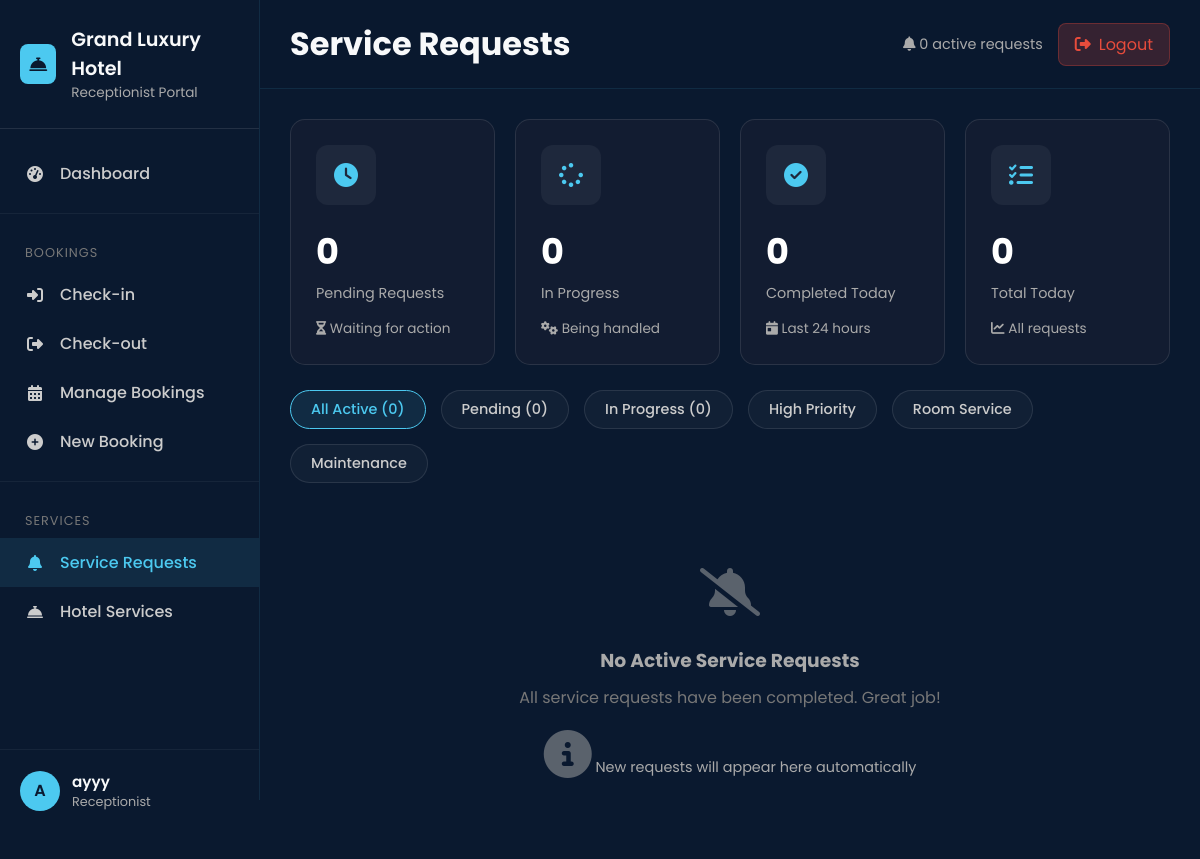
The page /receptionist/service-requests.php (signed in) on the database its author committed.
### tables this page shows
CREATE TABLE `settings` (
  `id` int(11) NOT NULL,
  `setting_key` varchar(100) NOT NULL,
  `setting_value` text DEFAULT NULL,
  `setting_group` varchar(50) DEFAULT 'general',
  `description` text DEFAULT NULL,
  `created_at` timestamp NOT NULL DEFAULT current_timestamp(),
  `updated_at` timestamp NOT NULL DEFAULT current_timestamp() ON UPDATE current_timestamp()
);

CREATE TABLE `users` (
  `id` int(11) NOT NULL,
  `username` varchar(50) NOT NULL,
  `password` varchar(255) NOT NULL,
  `email` varchar(100) NOT NULL,
  `full_name` varchar(100) DEFAULT NULL,
  `phone` varchar(20) DEFAULT NULL,
  `profile_picture` varchar(255) DEFAULT NULL,
  `role` enum('admin','receptionist','customer') DEFAULT 'customer',
  `status` enum('active','inactive','suspended') DEFAULT 'active',
  `created_at` timestamp NOT NULL DEFAULT current_timestamp(),
  `last_login` timestamp NULL DEFAULT NULL
);

### includes/config.php (called while the page is built, shortened)
<?php
try {
    $conn = new mysqli(DB_HOST, DB_USER, DB_PASS);
    $create_db = "CREATE DATABASE IF NOT EXISTS " . DB_NAME . " DEFAULT CHARACTER SET utf8mb4 COLLATE utf8mb4_general_ci";
    if ($conn->query($create_db) === TRUE) {
        $conn->select_db(DB_NAME);
    } else {
        die("Error creating database: " . $conn->error);
    }
    $conn->set_charset("utf8mb4");
} catch (Exception $e) {
    die("Database connection failed: " . $e->getMessage());
}
function getSetting($conn, $key) {
    $stmt = $conn->prepare("SELECT setting_value FROM settings WHERE setting_key = ?");
    if ($stmt) {
        $stmt->bind_param("s", $key);
        $stmt->execute();
        $result = $stmt->get_result();
        if ($row = $result->fetch_assoc()) {
            return $row['setting_value'];
        }
    }
    return '';
}
$hotel_name = getSetting($conn, 'hotel_name') ?: 'Grand Luxury Hotel';
?>

### receptionist/service-requests.php (the view, shortened to what this page needs)
<?php
require_once '../includes/config.php';
$user_id = $_SESSION['user_id'];
$page_title = 'Service Requests';
$receptionist_sql = "SELECT * FROM users WHERE id = ?";
$receptionist_stmt = $conn->prepare($receptionist_sql);
$receptionist_stmt->bind_param("i", $user_id);
$receptionist_stmt->execute();
$receptionist_result = $receptionist_stmt->get_result();
$receptionist = $receptionist_result->fetch_assoc();
$active_requests = [];
$stats_sql = "SELECT
    COUNT(*) as total,
    SUM(CASE WHEN status = 'pending' THEN 1 ELSE 0 END) as pending,
    SUM(CASE WHEN status = 'in_progress' THEN 1 ELSE 0 END) as in_progress,
    SUM(CASE WHEN status = 'completed' THEN 1 ELSE 0 END) as completed,
    SUM(CASE WHEN status = 'cancelled' THEN 1 ELSE 0 END) as cancelled
FROM service_requests
WHERE created_at >= DATE_SUB(NOW(), INTERVAL 24 HOUR)";
$stats_result = $conn->query($stats_sql);
$request_stats = $stats_result ? $stats_result->fetch_assoc() : [
    'total' => 0, 'pending' => 0, 'in_progress' => 0, 'completed' => 0, 'cancelled' => 0
];
?>
<!DOCTYPE html>
<html lang="id">
<head>
    <link rel="stylesheet" href="https://cdnjs.cloudflare.com/ajax/libs/font-awesome/6.4.0/css/all.min.css">
</head>
<body>
<div class="receptionist-wrapper">
    <aside class="sidebar">
        <div class="sidebar-header">
            <div class="sidebar-logo">
                <i class="fas fa-concierge-bell"></i>
            </div>
            <div class="sidebar-title">
                <h3><?= htmlspecialchars($hotel_name) ?></h3>
                <p>Receptionist Portal</p>
            </div>
        </div>
        <nav class="sidebar-nav">
            <a href="dashboard.php" class="nav-item">
                <i class="fas fa-tachometer-alt"></i>
                <span>Dashboard</span>
            </a>
            <div class="nav-divider"></div>
            <div class="nav-group">
                <p class="nav-label">BOOKINGS</p>
                <a href="checkin.php" class="nav-item">
                    <i class="fas fa-sign-in-alt"></i>
                    <span>Check-in</span>
                </a>
                <a href="checkout.php" class="nav-item">
                    <i class="fas fa-sign-out-alt"></i>
                    <span>Check-out</span>
                </a>
                <a href="bookings.php" class="nav-item">
                    <i class="fas fa-calendar-alt"></i>
                    <span>Manage Bookings</span>
                </a>
                <a href="new-booking.php" class="nav-item">
                    <i class="fas fa-plus-circle"></i>
                    <span>New Booking</span>
                </a>
            </div>
            <div class="nav-divider"></div>
            <div class="nav-group">
                <p class="nav-label">SERVICES</p>
                <a href="service-requests.php" class="nav-item active">
                    <i class="fas fa-bell"></i>
                    <span>Service Requests</span>
                </a>
                <a href="services.php" class="nav-item">
                    <i class="fas fa-concierge-bell"></i>
                    <span>Hotel Services</span>
                </a>
            </div>
        </nav>
        <div class="sidebar-footer">
            <div class="user-menu">
                <div class="user-avatar">
                    <?= strtoupper(substr($receptionist['full_name'] ?? $receptionist['username'], 0, 1)) ?>
                </div>
                <div class="user-info">
                    <div class="user-name"><?= htmlspecialchars($receptionist['full_name'] ?? $receptionist['username']) ?></div>
                    <div class="user-role"><?= ucfirst($receptionist['role']) ?></div>
                </div>
            </div>
        </div>
    </aside>
    <main class="main-content">
        <header class="top-header">
            <div class="header-left">
                <h1><?= htmlspecialchars($page_title) ?></h1>
            </div>
            <div class="header-right">
                <div style="display: flex; gap: 15px; align-items: center;">
                    <span style="color: #aaa; font-size: 0.9rem;">
                        <i class="fas fa-bell"></i>
                        <?= (int)$request_stats['pending'] + (int)$request_stats['in_progress'] ?> active requests
                    </span>
                    <a href="../logout.php" class="logout-btn">
                        <i class="fas fa-sign-out-alt"></i> Logout
                    </a>
                </div>
            </div>
        </header>
        <div class="content-area">
            <div class="stats-grid">
                <div class="stat-card">
                    <div class="stat-icon"><i class="fas fa-clock"></i></div>
                    <div class="stat-value"><?= (int)$request_stats['pending'] ?></div>
                    <div class="stat-label">Pending Requests</div>
                    <div style="color: #aaa; font-size: 0.85rem;">
                        <i class="fas fa-hourglass-half"></i> Waiting for action
                    </div>
                </div>
                <div class="stat-card">
                    <div class="stat-icon"><i class="fas fa-spinner"></i></div>
                    <div class="stat-value"><?= (int)$request_stats['in_progress'] ?></div>
                    <div class="stat-label">In Progress</div>
                    <div style="color: #aaa; font-size: 0.85rem;">
                        <i class="fas fa-cogs"></i> Being handled
                    </div>
                </div>
                <div class="stat-card">
                    <div class="stat-icon"><i class="fas fa-check-circle"></i></div>
                    <div class="stat-value"><?= (int)$request_stats['completed'] ?></div>
                    <div class="stat-label">Completed Today</div>
                    <div style="color: #aaa; font-size: 0.85rem;">
                        <i class="fas fa-calendar-day"></i> Last 24 hours
                    </div>
                </div>
                <div class="stat-card">
                    <div class="stat-icon"><i class="fas fa-tasks"></i></div>
                    <div class="stat-value"><?= (int)$request_stats['total'] ?></div>
                    <div class="stat-label">Total Today</div>
                    <div style="color: #aaa; font-size: 0.85rem;">
                        <i class="fas fa-chart-line"></i> All requests
                    </div>
                </div>
            </div>
            <div class="requests-filter">
                <span class="filter-tag active" onclick="filterRequests('all')">
                    All Active (<?= count($active_requests) ?>)
                </span>
                <span class="filter-tag" onclick="filterRequests('pending')">
                    Pending (<?= (int)$request_stats['pending'] ?>)
                </span>
                <span class="filter-tag" onclick="filterRequests('in_progress')">
                    In Progress (<?= (int)$request_stats['in_progress'] ?>)
                </span>
                <span class="filter-tag" onclick="filterRequests('high')">
                    High Priority
                </span>
                <span class="filter-tag" onclick="filterRequests('room_service')">
                    Room Service
                </span>
                <span class="filter-tag" onclick="filterRequests('maintenance')">
                    Maintenance
                </span>
            </div>
            <div class="requests-grid" id="requestsContainer">
                <?php if (empty($active_requests)): ?>
                    <div class="empty-requests">
                        <i class="fas fa-bell-slash fa-3x"></i>
                        <h3 style="color: #aaa; margin: 15px 0 10px 0;">No Active Service Requests</h3>
                        <p style="color: #777; margin-bottom: 20px;">
                            All service requests have been completed. Great job!
                        </p>
                        <div style="color: #aaa; font-size: 0.9rem; margin-top: 10px;">
                            <i class="fas fa-info-circle"></i> New requests will appear here automatically
                        </div>
                    </div>
                <?php endif; ?>
            </div>
        </div>
    </main>
</div>
</body>
</html>

### receptionist/service-requests.php (style rules this page uses)
:root { --navy: #0a192f; --blue: #4cc9f0; --blue-dark: #3a86ff; --light: #f8f9fa; --gray: #6c757d; --dark-bg: #0a192f; --card-bg: rgba(20, 30, 50, 0.85); --sidebar-width: 260px; --green: #28a745; --yellow: #ffc107; --red: #dc3545; --purple: #6f42c1; --orange: #fd7e14; }
* { margin: 0; padding: 0; box-sizing: border-box; }
body { font-family: 'Poppins', sans-serif; background: var(--dark-bg); color: var(--light); overflow-x: hidden; }
.receptionist-wrapper { display: flex; min-height: 100vh; }
.sidebar { width: var(--sidebar-width); background: var(--navy); height: 100vh; position: fixed; left: 0; top: 0; z-index: 100; transition: all 0.3s ease; border-right: 1px solid rgba(76, 201, 240, 0.1); }
.sidebar-header { padding: 25px 20px; display: flex; align-items: center; gap: 15px; border-bottom: 1px solid rgba(255,255,255,0.1); }
.sidebar-logo { width: 40px; height: 40px; background: var(--blue); border-radius: 8px; display: flex; align-items: center; justify-content: center; color: var(--navy); font-size: 18px; }
.sidebar-title h3 { font-size: 1.2rem; font-weight: 600; }
.sidebar-title p { font-size: 0.85rem; color: #aaa; }
.sidebar-nav { padding: 20px 0; overflow-y: auto; height: calc(100vh - 180px); }
.nav-item { display: flex; align-items: center; padding: 12px 25px; color: #ccc; text-decoration: none; font-weight: 500; transition: all 0.3s; position: relative; }
.nav-item:hover, .nav-item.active { background: rgba(76, 201, 240, 0.1); color: var(--blue); }
.nav-item i { margin-right: 15px; width: 20px; text-align: center; }
.nav-label { padding: 15px 25px 8px; color: #777; font-size: 0.8rem; text-transform: uppercase; letter-spacing: 1px; }
.nav-divider { height: 1px; background: rgba(255,255,255,0.05); margin: 15px 0; }
.sidebar-footer { padding: 20px; border-top: 1px solid rgba(255,255,255,0.05); }
.user-menu { display: flex; align-items: center; gap: 12px; }
.user-avatar { width: 40px; height: 40px; background: var(--blue); border-radius: 50%; display: flex; align-items: center; justify-content: center; font-weight: 600; color: var(--navy); }
.user-info .user-name { font-weight: 600; font-size: 0.95rem; }
.user-info .user-role { font-size: 0.8rem; color: #aaa; }
.main-content { flex: 1; margin-left: var(--sidebar-width); transition: all 0.3s ease; }
.top-header { display: flex; justify-content: space-between; align-items: center; padding: 20px 30px; background: rgba(10, 25, 47, 0.95); backdrop-filter: blur(10px); border-bottom: 1px solid rgba(76, 201, 240, 0.1); }
.content-area { padding: 30px; }
.stats-grid { display: grid; grid-template-columns: repeat(auto-fit, minmax(200px, 1fr)); gap: 20px; margin-bottom: 25px; }
.stat-card { background: var(--card-bg); border-radius: 15px; padding: 25px; border: 1px solid rgba(255,255,255,0.1); transition: all 0.3s; }
.stat-icon { width: 60px; height: 60px; border-radius: 12px; display: flex; align-items: center; justify-content: center; font-size: 24px; margin-bottom: 20px; background: rgba(255,255,255,0.05); color: var(--blue); }
.stat-value { font-size: 2.2rem; font-weight: 700; color: white; margin-bottom: 5px; }
.stat-label { color: #aaa; font-size: 0.9rem; margin-bottom: 15px; }
.logout-btn { background: rgba(231, 76, 60, 0.2); border: 1px solid rgba(231, 76, 60, 0.3); color: #e74c3c; padding: 8px 16px; border-radius: 8px; text-decoration: none; display: flex; align-items: center; gap: 8px; transition: all 0.3s; }
.requests-grid { display: grid; grid-template-columns: repeat(auto-fit, minmax(350px, 1fr)); gap: 25px; margin-bottom: 30px; }
.empty-requests { text-align: center; padding: 60px 20px; color: #aaa; grid-column: 1 / -1; }
.empty-requests i { font-size: 48px; margin-bottom: 15px; opacity: 0.5; }
.requests-filter { display: flex; gap: 15px; margin-bottom: 25px; flex-wrap: wrap; }
.filter-tag { padding: 8px 20px; border-radius: 20px; font-size: 0.9rem; font-weight: 500; cursor: pointer; transition: all 0.3s; border: 1px solid rgba(255,255,255,0.1); background: rgba(255,255,255,0.03); color: #ccc; user-select: none; }
.filter-tag.active { border-color: var(--blue); background: rgba(76, 201, 240, 0.1); color: var(--blue); }

### rows shown on the page
settings: setting_value "Grand Luxury Hotel"
users: full_name "A", full_name "ayyy", role "Receptionist"

### other values the page prints
$page_title "Service Requests"
$request_stats['pending'] "0"
$request_stats['in_progress'] "0"
$request_stats['completed'] "0"
$request_stats['total'] "0"
count($active_requests) "0"
